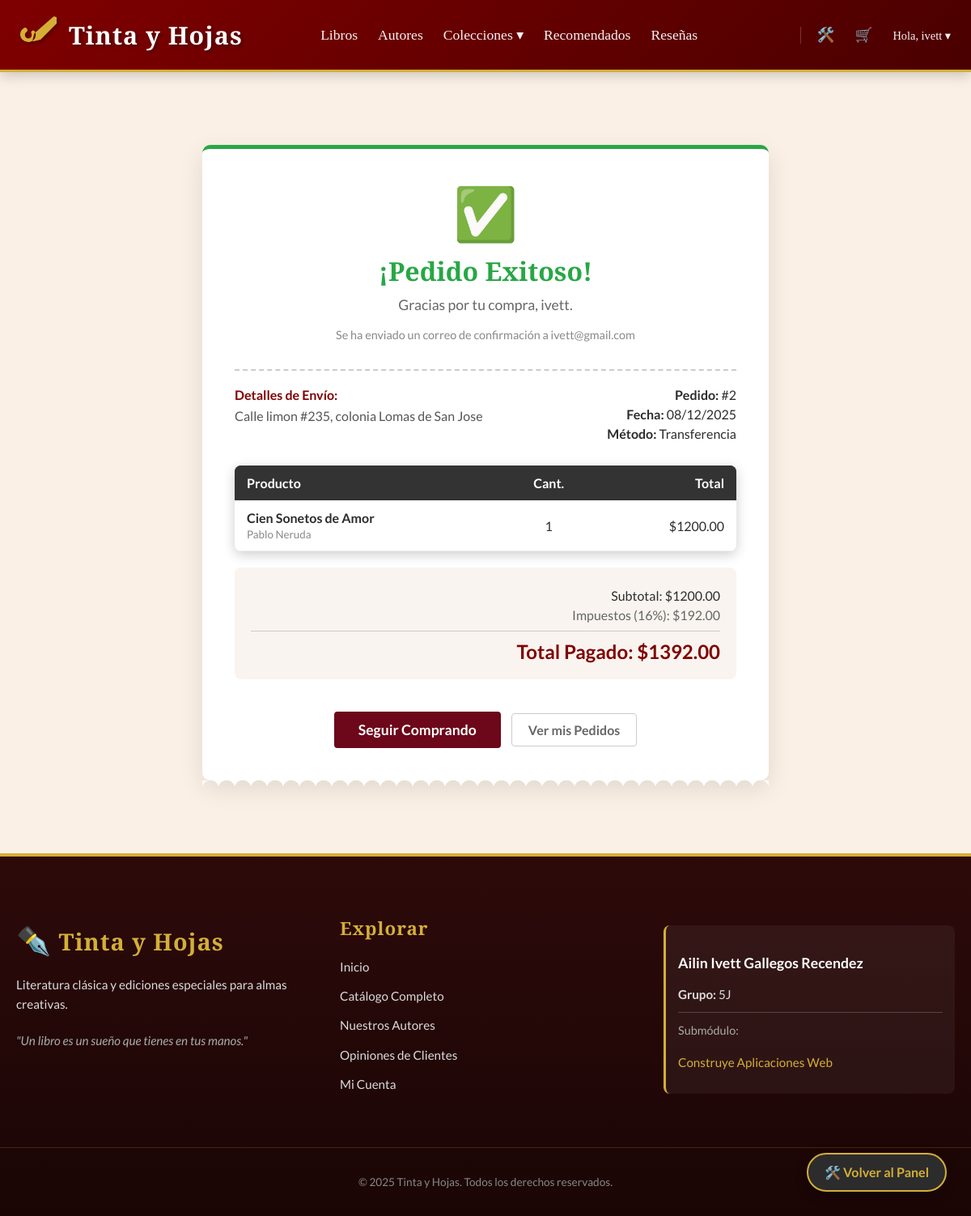
/pedido-confirmado/2/ (signed in), run on the app's committed database.
### tienda/models.py (models this page shows, shortened)
class Pedido(models.Model):
    ESTADOS = [
        ('pendiente', 'Pendiente de Pago'),
        ('pagado', 'Pagado'),
        ('enviado', 'Enviado'),
    ]
    usuario = models.ForeignKey(User, on_delete=models.CASCADE, verbose_name="Cliente")
    fecha_pedido = models.DateTimeField(auto_now_add=True)
    direccion_envio = models.TextField(verbose_name="Dirección de Envío")
    metodo_pago = models.CharField(max_length=50, verbose_name="Método de Pago", default='tarjeta')
    subtotal = models.DecimalField(max_digits=10, decimal_places=2, default=0)
    impuestos = models.DecimalField(max_digits=10, decimal_places=2, default=0)
    total_final = models.DecimalField(max_digits=10, decimal_places=2)
    estado = models.CharField(max_length=20, choices=ESTADOS, default='pendiente')

class ItemPedido(models.Model):
    pedido = models.ForeignKey(Pedido, related_name='items', on_delete=models.CASCADE)
    libro = models.ForeignKey(Libro, on_delete=models.CASCADE)
    cantidad = models.PositiveIntegerField()
    precio_unitario = models.DecimalField(max_digits=10, decimal_places=2)

class Libro(models.Model):
    titulo = models.CharField(max_length=200, verbose_name="Título")
    autor = models.ForeignKey(Autor, on_delete=models.CASCADE, related_name='libros', verbose_name="Autor")
    coleccion = models.ForeignKey(Coleccion, on_delete=models.CASCADE, related_name='libros', verbose_name="Colección/Género")
    proveedor = models.ForeignKey(Proveedor, on_delete=models.SET_NULL, null=True, blank=True, verbose_name="Proveedor")
    precio = models.DecimalField(max_digits=10, decimal_places=2, verbose_name="Precio")
    stock = models.IntegerField(validators=[MinValueValidator(0)], verbose_name="Stock disponible")
    descripcion = models.TextField(verbose_name="Descripción")
    imagen = models.ImageField(upload_to='libros/', verbose_name="Imagen del libro", null=True, blank=True)
    es_recomendado = models.BooleanField(default=False, verbose_name="¿Es recomendado?")

class Autor(models.Model):
    nombre = models.CharField(max_length=100, verbose_name="Nombre Completo")
    foto = models.ImageField(upload_to='autores/', verbose_name="Foto del Autor", null=True, blank=True)
    biografia = models.TextField(verbose_name="Biografía", blank=True)

### tienda/views.py (the view)
# urls.py: path('pedido-confirmado/<int:pedido_id>/', views.pedido_exitoso, name='pedido_exitoso'),
@login_required(login_url='login')
def pedido_exitoso(request, pedido_id):
    pedido = get_object_or_404(Pedido, id=pedido_id)
    if pedido.usuario != request.user:
        messages.error(request, "No tienes permiso para ver este pedido.")
        return redirect('index')
    return render(request, 'tienda/pedido_exitoso.html', {'pedido': pedido})

### tienda/context_processors.py (called while the page is built)
def menu_colecciones(request):
    return {'colecciones_menu': Coleccion.objects.all()}

### tienda/templates/tienda/pedido_exitoso.html (shortened to what this page needs)
{% extends 'tienda/base.html' %}
{% block content %}
<div style="max-width: 700px; margin: 50px auto;">
    <div class="receipt-card">
        <div style="text-align: center; border-bottom: 2px dashed #ccc; padding-bottom: 20px; margin-bottom: 20px;">
            <div style="font-size: 4rem; margin-bottom: 10px;">✅</div>
            <h1 style="color: #28a745; margin: 0; font-family: 'Cinzel Decorative', cursive;">¡Pedido Exitoso!</h1>
            <p style="color: #666; font-size: 1.1rem; margin-top: 10px;">Gracias por tu compra, {{ user.username }}.</p>
            <p style="font-size: 0.9rem; color: #888;">Se ha enviado un correo de confirmación a {{ user.email }}</p>
        </div>
        <div style="display: flex; justify-content: space-between; flex-wrap: wrap; gap: 20px; margin-bottom: 30px;">
            <div>
                <strong style="color: #800000; display: block; margin-bottom: 5px;">Detalles de Envío:</strong>
                <p style="margin: 0; color: #555; line-height: 1.5;">
                    {{ pedido.direccion_envio }}
                </p>
            </div>
            <div style="text-align: right;">
                <p style="margin: 0;"><strong>Pedido:</strong> #{{ pedido.id }}</p>
                <p style="margin: 5px 0;"><strong>Fecha:</strong> {{ pedido.fecha_pedido|date:"d/m/Y" }}</p>
                <p style="margin: 0;"><strong>Método:</strong> {{ pedido.metodo_pago|title }}</p>
            </div>
        </div>
        <table style="width: 100%; border-collapse: collapse; margin-bottom: 20px;">
            <thead style="background-color: #800000; color: white;">
                <tr>
                    <th style="padding: 12px 15px; text-align: left;">Producto</th>
                    <th style="padding: 12px 15px; text-align: center;">Cant.</th>
                    <th style="padding: 12px 15px; text-align: right;">Total</th>
                </tr>
            </thead>
            <tbody>
                {% for item in pedido.items.all %}
                <tr style="border-bottom: 1px solid #eee;">
                    <td style="padding: 12px 15px;">
                        <strong>{{ item.libro.titulo }}</strong><br>
                        <small style="color: #888;">{{ item.libro.autor.nombre }}</small>
                    </td>
                    <td style="padding: 12px 15px; text-align: center;">{{ item.cantidad }}</td>
                    <td style="padding: 12px 15px; text-align: right;">${{ item.precio_unitario }}</td>
                </tr>
                {% endfor %}
            </tbody>
        </table>
        <div style="background-color: #f9f4ef; padding: 20px; border-radius: 8px; text-align: right;">
            <p style="margin: 5px 0;">Subtotal: ${{ pedido.subtotal }}</p>
            <p style="margin: 5px 0; color: #666;">Impuestos (16%): ${{ pedido.impuestos }}</p>
            <hr style="border: 0; border-top: 1px solid #ccc; margin: 10px 0;">
            <p style="font-size: 1.5rem; color: #800000; margin: 0; font-weight: bold;">
                Total Pagado: ${{ pedido.total_final }}
            </p>
        </div>
        <div style="text-align: center; margin-top: 40px;">
            <a href="{% url 'catalogo' %}" class="btn" style="padding: 12px 30px; font-size: 1.1rem;">Seguir Comprando</a>
            <a href="{% url 'mi_perfil' %}" class="btn" style="background-color: transparent; color: #666; border: 1px solid #ccc; margin-left: 10px;">Ver mis Pedidos</a>
        </div>
    </div>
</div>
{% endblock %}

### tienda/templates/tienda/base.html (shortened to what this page needs)
{% load static %}
<!DOCTYPE html>
<html lang="es">
<head>
</head>
<body>
    <header>
        <nav>
            <a href="{% url 'index' %}" class="logo-container">
                <div class="logo-icon">
                </div>
                <span class="logo-text">Tinta y Hojas</span>
            </a>
            <ul class="nav-links">
                <li><a href="{% url 'catalogo' %}">Libros</a></li>
                <li><a href="{% url 'lista_autores' %}">Autores</a></li>
                <li class="dropdown">
                    <a href="{% url 'lista_generos' %}" style="cursor: pointer;">Colecciones ▾</a>
                </li>
                <li><a href="{% url 'catalogo' %}?recomendados=true">Recomendados</a></li>
                <li><a href="{% url 'resenas' %}">Reseñas</a></li>
            </ul>
            <ul class="nav-links" style="margin-left: 30px; padding-left: 20px; border-left: 1px solid rgba(255,255,255,0.2);">
                {% if user.is_authenticated %}
                    {% if user.is_staff %}
                        <li>
                            <a href="{% url 'dashboard_admin' %}" title="Panel de Administración" style="color: var(--accent-color);">
                                🛠️
                            </a>
                        </li>
                    {% endif %}
                    <li>
                        <a href="{% url 'ver_carrito' %}" title="Ver Carrito">
                            🛒
                        </a>
                    </li>
                    <li class="dropdown">
                        <a href="#" style="font-size: 0.9rem;">Hola, {{ user.username }} ▾</a>
                    </li>
                {% else %}
                    <li><a href="{% url 'login' %}">Ingresar</a></li>
                    <li><a href="{% url 'registro' %}" style="background-color: var(--accent-color); color: #4a0000 !important; padding: 6px 15px; border-radius: 20px; font-weight: bold;">Crear Cuenta</a></li>
                {% endif %}
            </ul>
        </nav>
    </header>
    <main>
        {% block content %}
        {% endblock %}
    </main>
    <footer>
        <div class="footer-container">
            <div class="footer-section">
                <h3 style="font-size: 1.8rem;">
                    <span style="font-size: 1.2em;">✒️</span> Tinta y Hojas
                </h3>
                <p>
                    Literatura clásica y ediciones especiales para almas creativas.
                </p>
                <p style="margin-top: 20px; font-style: italic; color: #aaa;">
                    "Un libro es un sueño que tienes en tus manos."
                </p>
            </div>
            <div class="footer-section">
                <h3>Explorar</h3>
                <ul style="list-style: none; padding: 0;">
                    <li><a href="{% url 'index' %}">Inicio</a></li>
                    <li><a href="{% url 'catalogo' %}">Catálogo Completo</a></li>
                    <li><a href="{% url 'lista_autores' %}">Nuestros Autores</a></li>
                    <li><a href="{% url 'resenas' %}">Opiniones de Clientes</a></li>
                    {% if user.is_authenticated %}
                        <li><a href="{% url 'mi_perfil' %}">Mi Cuenta</a></li>
                    {% else %}
                        <li><a href="{% url 'login' %}">Iniciar Sesión</a></li>
                    {% endif %}
                </ul>
            </div>
            <div class="footer-section">
                <div class="student-info" style="margin-top: 35px;">
                    <p style="font-weight: bold; font-size: 1.1rem; color: #fff;">
                        Ailin Ivett Gallegos Recendez
                    </p>
                    <p style="margin: 5px 0;">
                        <strong>Grupo:</strong> 5J
                    </p>
                    <hr style="border: 0; border-top: 1px solid rgba(255,255,255,0.2); margin: 10px 0;">
                    <p style="margin: 0; font-size: 0.9rem; color: #aaa;">Submódulo:</p>
                    <p style="color: var(--accent-color);">
                        Construye Aplicaciones Web
                    </p>
                </div>
            </div>
        </div>
        <div class="footer-bottom">
            <p>&copy; 2025 Tinta y Hojas. Todos los derechos reservados.</p>
        </div>
    </footer>
{% if user.is_staff %}
        <a href="{% url 'dashboard_admin' %}" class="admin-floating-btn" title="Volver al Panel de Administración">
            🛠️ Volver al Panel
        </a>
    {% endif %}
</body>
</html>

### tienda/templates/tienda/base.html (style rules this page uses)
:root { --primary-color: #6d071a; --primary-gradient: linear-gradient(135deg, #800000 0%, #4a0000 100%); --secondary-color: #FAF0E6; --accent-color: #D4AF37; --text-color: #2c2c2c; --white: #ffffff; --shadow: 0 4px 15px rgba(0,0,0,0.2); }
body { font-family: 'Lato', sans-serif; background-color: var(--secondary-color); color: var(--text-color); margin: 0; padding: 0; display: flex; flex-direction: column; min-height: 100vh; }
header { background: var(--primary-gradient); padding: 1.2rem 0; box-shadow: var(--shadow); position: sticky; top: 0; z-index: 1000; border-bottom: 3px solid var(--accent-color); }
nav { display: flex; justify-content: space-between; align-items: center; max-width: 1200px; margin: 0 auto; padding: 0 25px; }
.logo-container { display: flex; align-items: center; gap: 15px; text-decoration: none; }
.logo-text { font-family: 'Cinzel Decorative', cursive; font-size: 1.9rem; color: var(--white); letter-spacing: 1px; text-shadow: 2px 2px 4px rgba(0,0,0,0.4); font-weight: 700; }
.logo-icon svg { fill: var(--accent-color); height: 45px; width: 45px; filter: drop-shadow(2px 2px 2px rgba(0,0,0,0.3)); }
.nav-links { list-style: none; display: flex; gap: 25px; align-items: center; margin: 0; padding: 0; }
.nav-links a { color: rgba(255,255,255,0.95); text-decoration: none; font-family: 'Playfair Display', serif; font-size: 1.1rem; font-weight: 500; position: relative; transition: color 0.3s; padding: 5px 0; }
.nav-links a::after { content: ''; position: absolute; width: 0; height: 2px; bottom: 0; left: 0; background-color: var(--accent-color); transition: width 0.3s ease; }
.dropdown { position: relative; }
.dropdown::after { content: ''; position: absolute; height: 20px; width: 100%; bottom: -20px; left: 0; }
main { flex: 1; max-width: 1200px; width: 100%; margin: 40px auto; padding: 0 20px; box-sizing: border-box; }
h1, h2, h3 { color: var(--primary-color); font-family: 'Playfair Display', serif; }
.btn { background-color: var(--primary-color); color: var(--white); padding: 10px 20px; border-radius: 4px; border: none; cursor: pointer; transition: all 0.3s; text-decoration: none; display: inline-block; font-family: 'Lato', sans-serif; font-weight: bold; }
table { width: 100%; border-collapse: collapse; box-shadow: var(--shadow); background: white; border-radius: 8px; overflow: hidden; }
th { background-color: #333; color: white; padding: 15px; text-align: left; }
td { padding: 15px; border-bottom: 1px solid #eee; }
footer { background: linear-gradient(to top, #1a0505, #2d0a0a); color: #dcdcdc; padding-top: 50px; padding-bottom: 20px; margin-top: auto; border-top: 4px solid var(--accent-color); font-family: 'Lato', sans-serif; }
.footer-container { max-width: 1200px; margin: 0 auto; padding: 0 20px; display: grid; grid-template-columns: repeat(auto-fit, minmax(250px, 1fr)); gap: 40px; }
.footer-section h3 { font-family: 'Cinzel Decorative', cursive; color: var(--accent-color); font-size: 1.4rem; margin-bottom: 20px; letter-spacing: 1px; }
.footer-section p, .footer-section li { margin-bottom: 12px; line-height: 1.6; font-size: 0.95rem; }
.footer-section a { color: #dcdcdc; text-decoration: none; transition: color 0.3s; }
.student-info { background-color: rgba(255, 255, 255, 0.05); padding: 15px; border-radius: 8px; border-left: 3px solid var(--accent-color); margin-top: 10px; }
.footer-bottom { text-align: center; margin-top: 50px; padding-top: 20px; border-top: 1px solid rgba(212, 175, 55, 0.2); font-size: 0.85rem; color: #888; }
.admin-floating-btn { position: fixed; bottom: 30px; right: 30px; background-color: #2c2c2c; color: #D4AF37; padding: 12px 20px; border-radius: 50px; font-weight: bold; text-decoration: none; box-shadow: 0 4px 15px rgba(0,0,0,0.3); z-index: 9999; border: 2px solid #D4AF37; transition: transform 0.3s, background 0.3s; font-family: 'Lato', sans-serif; display: flex; align-items: center; gap: 8px; }

### tienda/templates/tienda/pedido_exitoso.html (style rules this page uses)
.receipt-card { background: white; padding: 40px; border-radius: 10px; box-shadow: 0 10px 30px rgba(0,0,0,0.1); border-top: 5px solid #28a745; position: relative; }
.receipt-card::after { content: ""; position: absolute; left: 0; bottom: -10px; width: 100%; height: 10px; background: radial-gradient(circle, transparent 70%, white 75%) 0 0; background-size: 20px 20px; }

### data on the page
Pedido: direccion_envio "Calle limon #235, colonia Lomas de San Jose", id "2", fecha_pedido "08/12/2025", metodo_pago "Transferencia", subtotal "1200.00", impuestos "192.00", total_final "1392.00"
ItemPedido: libro.titulo "Cien Sonetos de Amor", libro.autor.nombre "Pablo Neruda", cantidad "1", precio_unitario "1200.00"

### other printed values
{{ user.username }} "ivett"
{{ user.email }} "ivett@gmail.com"
